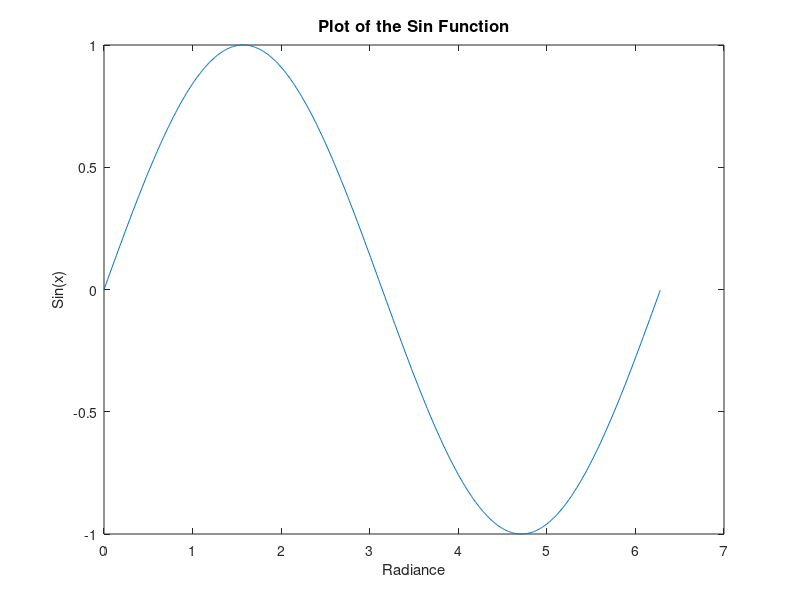

This figure's MATLAB source:
x=0:0.01:2*pi;
y=sin(x);
plot(x,y);
xlabel('Radiance');
ylabel('Sin(x)');
title('Plot of the Sin Function','FontSize',12);